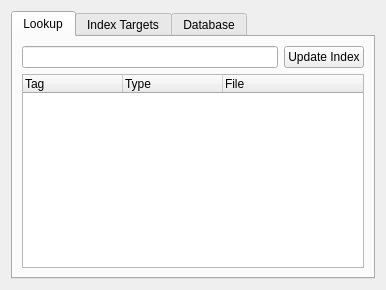
<?xml version="1.0" encoding="UTF-8"?>
<ui version="4.0">
 <class>kateCtags</class>
 <widget class="QWidget" name="kateCtags">
  <layout class="QVBoxLayout" name="verticalLayout">
   <item>
    <widget class="KTabWidget" name="tabWidget">
     <property name="currentIndex">
      <number>0</number>
     </property>
     <widget class="QWidget" name="widget">
      <attribute name="title">
       <string>Lookup</string>
      </attribute>
      <layout class="QGridLayout" name="gridLayout">
       <item row="0" column="0">
        <widget class="KLineEdit" name="inputEdit">
         <property name="showClearButton" stdset="0">
          <bool>true</bool>
         </property>
        </widget>
       </item>
       <item row="0" column="1">
        <widget class="KPushButton" name="updateButton">
         <property name="text">
          <string>Update Index</string>
         </property>
        </widget>
       </item>
       <item row="1" column="0" colspan="2">
        <widget class="QTreeWidget" name="tagTreeWidget">
         <property name="rootIsDecorated">
          <bool>false</bool>
         </property>
         <column>
          <property name="text">
           <string>Tag</string>
          </property>
         </column>
         <column>
          <property name="text">
           <string>Type</string>
          </property>
         </column>
         <column>
          <property name="text">
           <string>File</string>
          </property>
         </column>
        </widget>
       </item>
      </layout>
     </widget>
     <widget class="QWidget" name="targets">
      <attribute name="title">
       <string>Index Targets</string>
      </attribute>
      <layout class="QGridLayout" name="gridLayout_2" columnstretch="1,0,0">
       <item row="0" column="0" rowspan="4" colspan="2">
        <widget class="KListWidget" name="targetList"/>
       </item>
       <item row="0" column="2">
        <widget class="QPushButton" name="addButton">
         <property name="text">
          <string>Add</string>
         </property>
        </widget>
       </item>
       <item row="1" column="2">
        <widget class="QPushButton" name="delButton">
         <property name="text">
          <string>Remove</string>
         </property>
        </widget>
       </item>
       <item row="3" column="2">
        <spacer name="verticalSpacer">
         <property name="orientation">
          <enum>Qt::Vertical</enum>
         </property>
         <property name="sizeHint" stdset="0">
          <size>
           <width>13</width>
           <height>16</height>
          </size>
         </property>
        </spacer>
       </item>
       <item row="2" column="2">
        <widget class="QPushButton" name="updateButton2">
         <property name="text">
          <string>Update Index</string>
         </property>
        </widget>
       </item>
      </layout>
     </widget>
     <widget class="QWidget" name="database">
      <attribute name="title">
       <string>Database</string>
      </attribute>
      <layout class="QGridLayout" name="gridLayout_3">
       <item row="0" column="0">
        <widget class="QLabel" name="fileLabel">
         <property name="layoutDirection">
          <enum>Qt::RightToLeft</enum>
         </property>
         <property name="text">
          <string>CTags database file</string>
         </property>
        </widget>
       </item>
       <item row="3" column="0">
        <widget class="QLabel" name="cmdLabel">
         <property name="layoutDirection">
          <enum>Qt::RightToLeft</enum>
         </property>
         <property name="text">
          <string>CTags command</string>
         </property>
        </widget>
       </item>
       <item row="3" column="1">
        <widget class="KLineEdit" name="cmdEdit">
         <property name="frame">
          <bool>true</bool>
         </property>
         <property name="showClearButton" stdset="0">
          <bool>true</bool>
         </property>
        </widget>
       </item>
       <item row="4" column="0">
        <spacer name="verticalSpacer_2">
         <property name="orientation">
          <enum>Qt::Vertical</enum>
         </property>
         <property name="sizeHint" stdset="0">
          <size>
           <width>20</width>
           <height>40</height>
          </size>
         </property>
        </spacer>
       </item>
       <item row="0" column="1" colspan="2">
        <widget class="KUrlRequester" name="tagsFile"/>
       </item>
       <item row="3" column="2">
        <widget class="QToolButton" name="resetCMD">
         <property name="text">
          <string>...</string>
         </property>
         <property name="autoRaise">
          <bool>true</bool>
         </property>
        </widget>
       </item>
      </layout>
     </widget>
    </widget>
   </item>
  </layout>
 </widget>
 <customwidgets>
  <customwidget>
   <class>KUrlRequester</class>
   <extends>QFrame</extends>
   <header>kurlrequester.h</header>
  </customwidget>
  <customwidget>
   <class>KListWidget</class>
   <extends>QListWidget</extends>
   <header>klistwidget.h</header>
  </customwidget>
  <customwidget>
   <class>KPushButton</class>
   <extends>QPushButton</extends>
   <header>kpushbutton.h</header>
  </customwidget>
  <customwidget>
   <class>KLineEdit</class>
   <extends>QLineEdit</extends>
   <header>klineedit.h</header>
  </customwidget>
  <customwidget>
   <class>KTabWidget</class>
   <extends>QTabWidget</extends>
   <header>ktabwidget.h</header>
   <container>1</container>
  </customwidget>
 </customwidgets>
 <resources/>
 <connections/>
</ui>
